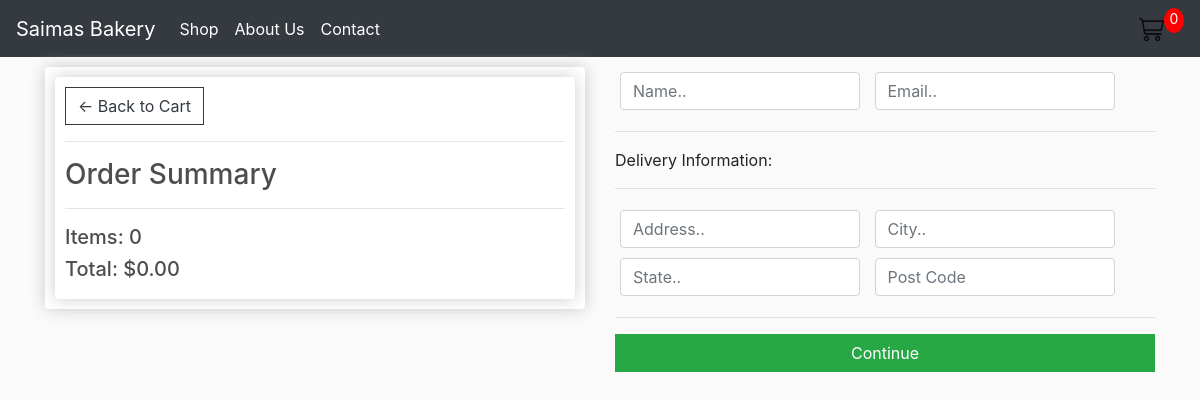
Before: /Checkout/ (signed in) with the older database file.
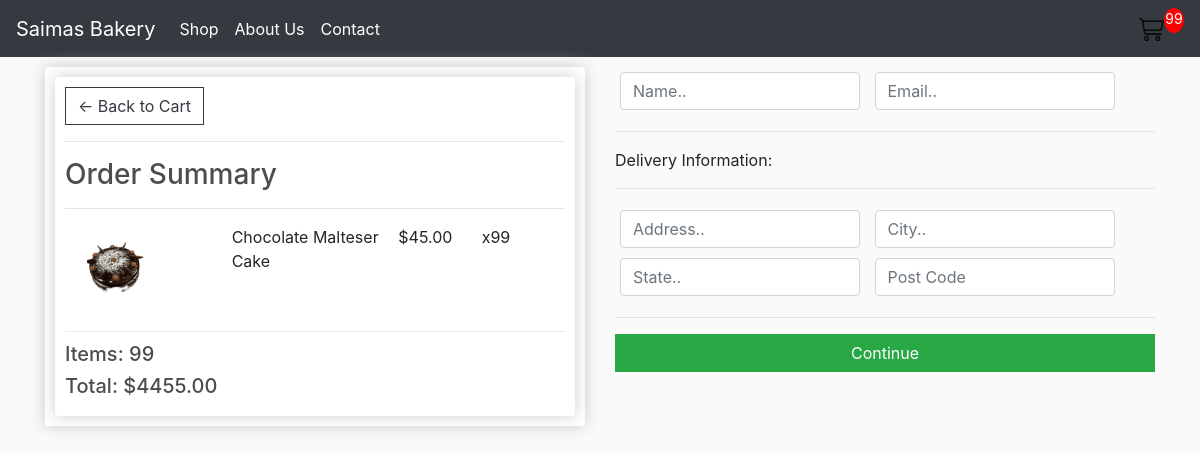
After: the same page with the newer database file.
### Shop/models.py (models this page shows, shortened)
class Order(models.Model):
    customer = models.ForeignKey(Customer, on_delete=models.SET_NULL, null=True, blank=True)
    date_ordered = models.DateTimeField(auto_now_add=True)
    complete = models.BooleanField(default=False)
    transaction_id = models.CharField(max_length=100, null=True)
    @property
    def get_cart_total(self):
        orderitems = self.orderitem_set.all()
        total = sum([item.get_total for item in orderitems])
        return total
    @property
    def get_cart_items(self):
        orderitems = self.orderitem_set.all()
        total = sum([item.quantity for item in orderitems])
        return total

class OrderItem(models.Model):
    product = models.ForeignKey(Product, on_delete=models.SET_NULL, null=True)
    order = models.ForeignKey(Order, on_delete=models.SET_NULL, null=True)
    quantity = models.IntegerField(default=0, null=True, blank=True)
    date_added = models.DateTimeField(auto_now_add=True)
    @property
    def get_total(self):
        total = self.product.price * self.quantity
        return total

class Product(models.Model):
    name = models.CharField(max_length=200)
    price = models.FloatField()
    image = models.ImageField(null=True, blank=True)
    @property
    def imageURL(self):
        try:
            url = self.image.url
        except:
            url = ''
        return url

### Shop/views.py (the view)
# urls.py: path('Checkout/', views.Checkout, name='Checkout'),
def Checkout(request):
    data = cartData(request)
    cartItems = data['cartItems']
    order = data['order']
    items = data['items']
    context  = {'items':items, 'order':order, 'cartItems': cartItems}
    return render(request, 'Shop/Checkout.html', context)

### Shop/utils.py (called while the page is built, shortened)
def cartData(request):
    if request.user.is_authenticated:
        customer = request.user.customer
        order, created = Order.objects.get_or_create(customer=customer, complete=False)
        items = order.orderitem_set.all()
        cartItems = order.get_cart_items
    return {'cartItems': cartItems, 'order': order, 'items': items}

### Shop/Templates/Shop/Checkout.html (shortened to what this page needs)
{% extends 'Shop/main.html' %}
{% load static %}
{% block content %}
<div class="container">
    <div class="row">
        <div class="col-lg-6">
            <div class="box-element" id="form-wrapper">
                <div class="box-element">
                    <a class="btn btn-outline-dark" href="{% url 'Cart' %}">&#x2190; Back to Cart</a>
                    <hr>
                    <h3>Order Summary</h3>
                    <hr>
                    {% for item in items %}
                    <div class="cart-row">
                        <div style="flex:2"><img class="row-image" src="{{ item.product.imageURL }}"></div>
                        <div style="flex:2"><p>{{ item.product.name }}</p></div>
                        <div style="flex:1"><p>${{ item.product.price|floatformat:2 }}</p></div>
                        <div style="flex:1"><p>x{{ item.quantity }}</p></div>
                    </div>
                    {% endfor %}
                    <h5>Items:   {{order.get_cart_items}}</h5>
                    <h5>Total:   ${{order.get_cart_total|floatformat:2}}</h5>
                </div>
            </div>
        </div>
        <div class="col-lg-6">
            <form id="form">
                <div id="user-info">
                    <div class="form-field">
                        <input required class="form-control" type="text" name="name" placeholder="Name..">
                    </div>
                    <div class="form-field">
                        <input required class="form-control" type="email" name="email" placeholder="Email..">
                    </div>
                </div>
                <div id="customer-info">
                    <hr>
                    <p>Delivery Information:</p>
                    <hr>
                    <div class="form-field">
                        <input class="form-control" type="text" name="address" placeholder="Address..">
                    </div>
                    <div class="form-field">
                        <input class="form-control" type="text" name="city" placeholder="City..">
                    </div>
                    <div class="form-field">
                        <input class="form-control" type="text" name="state" placeholder="State..">
                    </div>
                    <div class="form-field">
                        <input class="form-control" type="text" name="postcode" placeholder="Post Code">
                    </div>
                </div>
                <hr>
                <input id="form-button" class="btn btn-success btn-block" type="submit" value="Continue">
            </form>
            <br>
        </div>
    </div>
</div>
{% endblock content %}

Changed rows visible on the page:
removed Order: get_cart_items "0", get_cart_total "0.00"
added OrderItem: product.imageURL (picture), product.name "Chocolate Malteser Cake", product.price "45.00", quantity "99"
added Order: get_cart_items "99", get_cart_total "4455.00"
Other visible differences:
{{ cartItems }}: "0" → "99"
